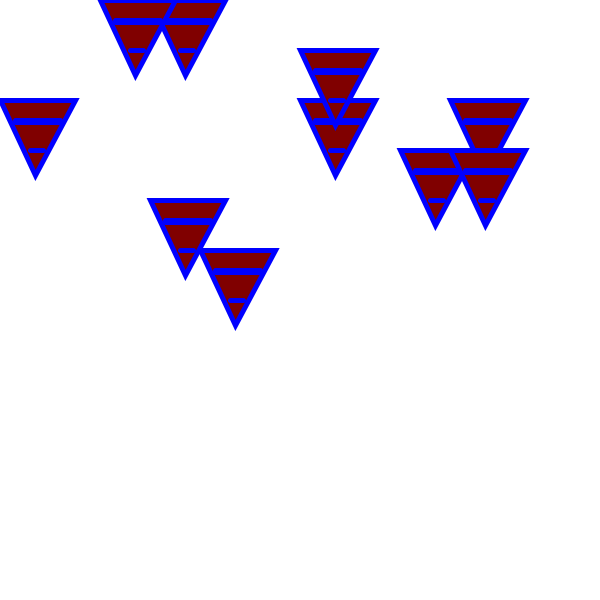
Frame 1 (no input)
Frame 60 (the mouse pressed at the canvas centre just before this capture): identical to frame 1, image omitted
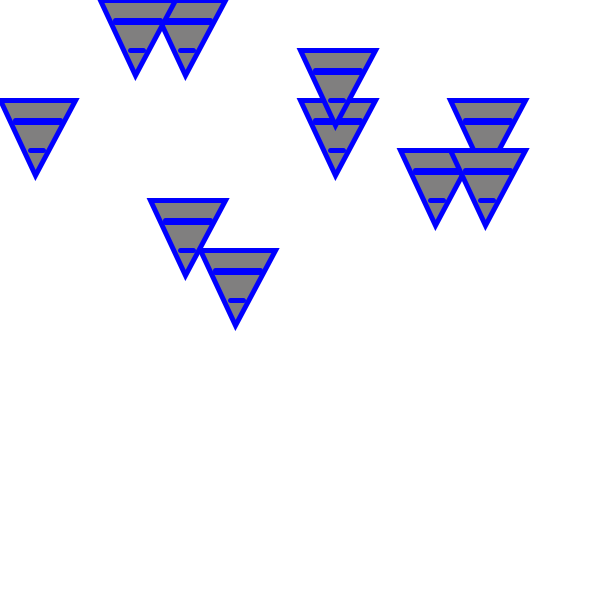
Frame 120 (the mouse held since frame 60 and released just before this capture)

The Processing sketch that drew these frames (run headless with seeded random() and noise(); from frame 60 on, the mouse is pressed at the canvas centre):

// Processing sketch: processing_8462
// ── processing_8462.pde

int [] xPosities = new int[10];
int [] yPosities = new int[10];

void setup()
{ size(600,600);
  smooth();
  //noLoop();
  
  for(int i=0;i<10;i++)
  { xPosities[i] = int(random(0,10))*50;
    yPosities[i] = int(random(0,10))*50;
  }
}

void draw()
{ background(255);   // achtergrond kleur
 
  stroke(0,0,255); // omlijning kleur
  strokeWeight(5); // omlijning dikte
  
  int kleurX = int(map(mouseX,0,600,0,255));
  int kleurY = int(map(mouseY,0,600,0,255));
  
  fill(128,kleurX,kleurY); // vullen met geel
 
  // loop van 0 t/m 9 ( 10x )
  for(int i=0;i<10;i++)
  { // teken de driehoek met de waarde uit de
    // xPosities array en yPosities array
    tekenDriehoek(xPosities[i],yPosities[i]);   
  }
}

void tekenDriehoek(int x, int y)
{ //  x1, y1, x2, y2, x3, y3
  triangle(x+0, y+0, x+75, y+0, x+35, y+75); 
  // x1, y1, x2, y2
  line(x+30, y+50, x+43, y+50);
  line(x+15, y+20, x+60, y+20);
  line(x+15, y+22, x+60, y+22);
}
